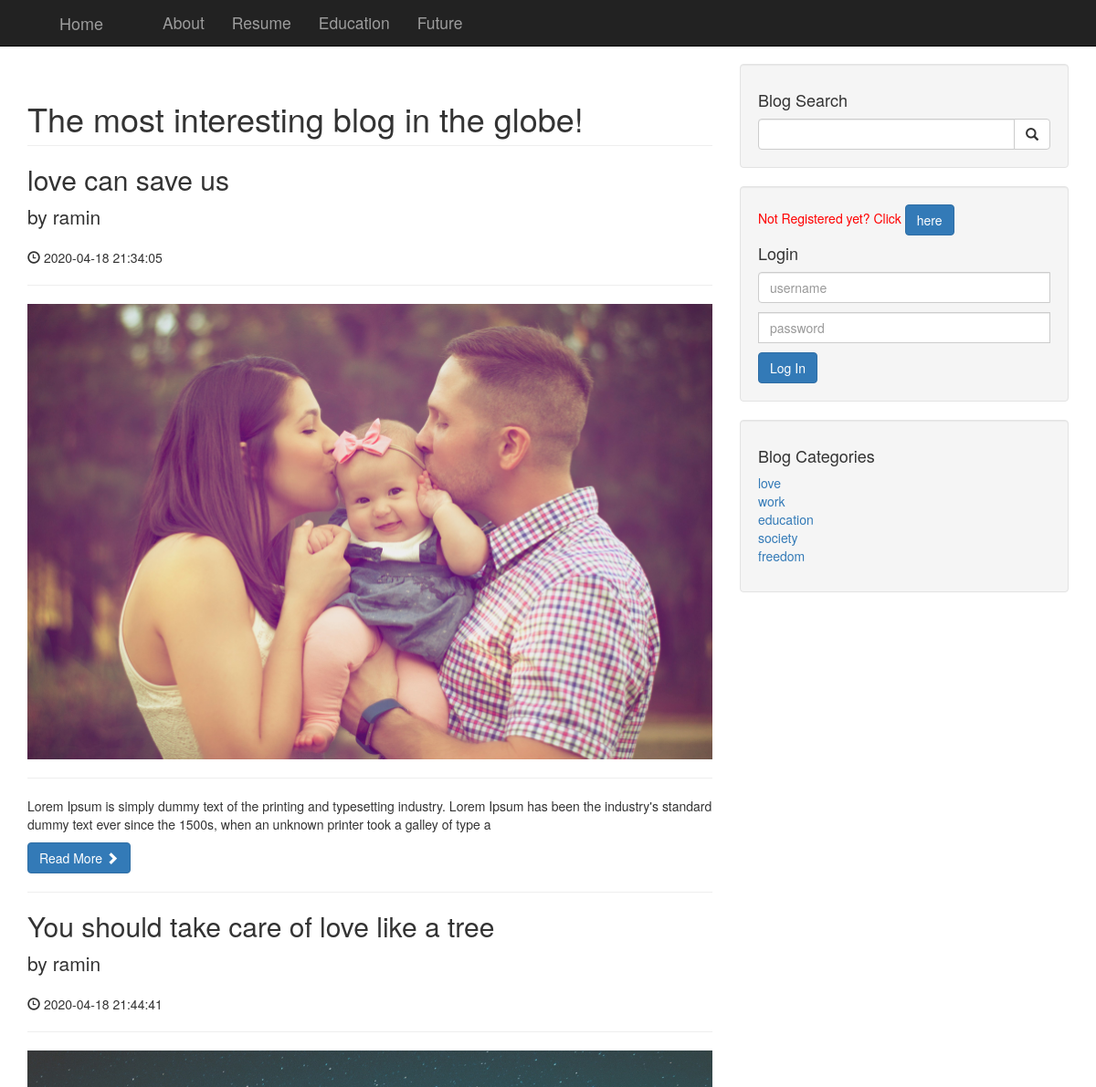
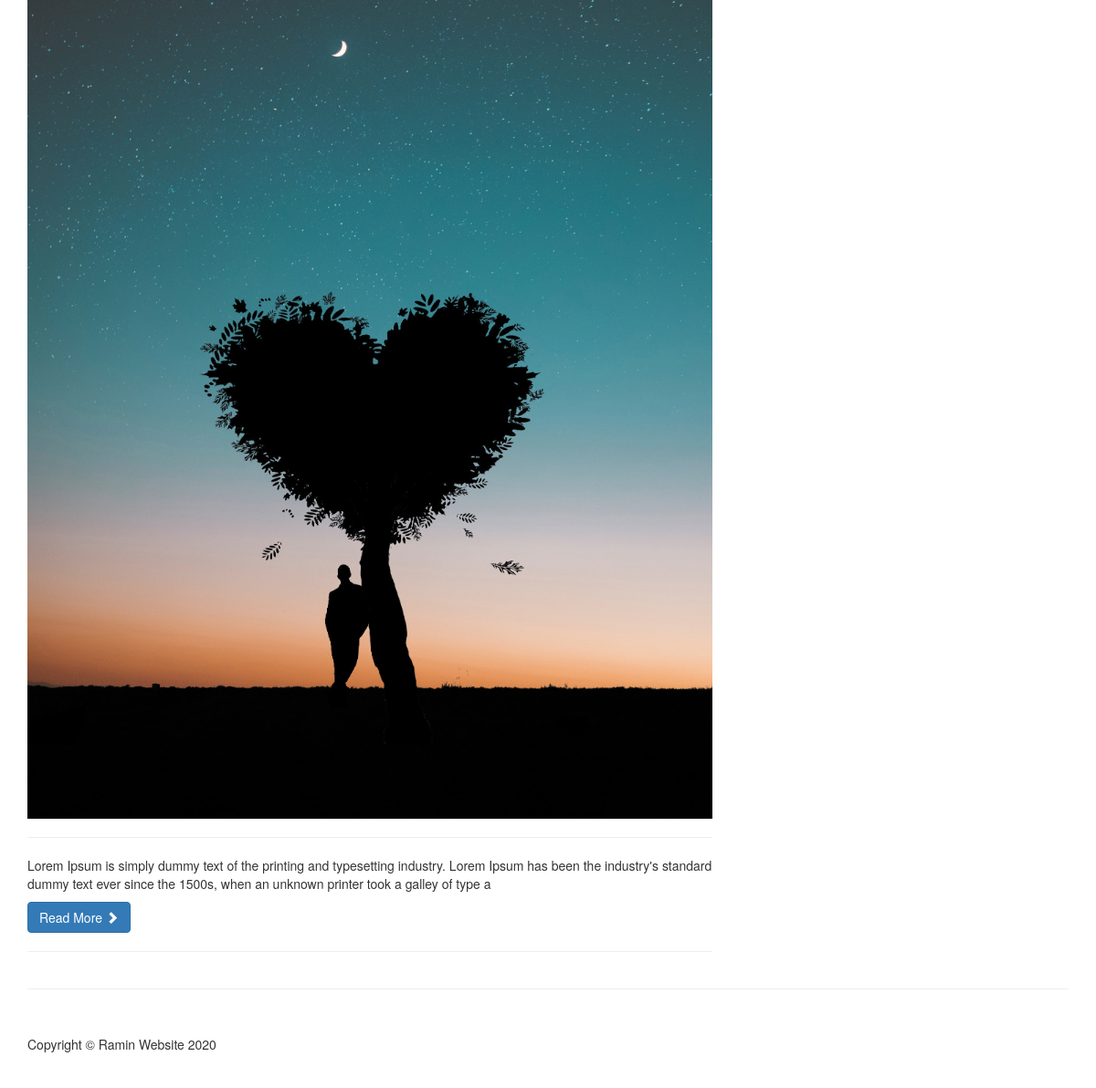
Screenshot of /category.php?cat_id=1 with the database file from the repository (2 pictures, top to bottom).
### tables this page shows
CREATE TABLE `posts` (
  `post_id` int(5) NOT NULL,
  `post_cat_id` int(5) NOT NULL,
  `post_title` char(255) NOT NULL,
  `post_author` char(255) NOT NULL,
  `post_date` datetime NOT NULL DEFAULT current_timestamp(),
  `post_picture` char(255) NOT NULL,
  `post_content` text NOT NULL,
  `post_tags` text NOT NULL,
  `post_comment_count` int(5) NOT NULL DEFAULT 0,
  `post_status` char(255) NOT NULL DEFAULT 'draft'
);

CREATE TABLE `categories` (
  `cat_id` int(5) NOT NULL,
  `cat_name` char(255) NOT NULL
);

### category.php (the view)
<?php include 'includes/header.php'; ?>
<?php include 'includes/navigation.php'; ?>
<div class="container">
    <div class="row">
        <div class="col-md-8">
            <h1 class="page-header">
                The most interesting blog in the globe!
            </h1>
            <?php
            $cat_id = (int)$_GET['cat_id'];
            $query = "SELECT * FROM posts WHERE post_status='published' AND post_cat_id=$cat_id";
            $result = mysqli_query($connection, $query) or die(mysqli_error($connection));
            while($row = mysqli_fetch_assoc($result)){
                $post_id = $row['post_id'];
                $post_title = $row['post_title'];
                $post_author = $row['post_author'];
                $post_date = $row['post_date'];
                $post_picture = $row['post_picture'];
                $post_content = substr($row['post_content'], 0, 200);
                ?>
                <h2>
                    <?php echo $post_title ?>
                </h2>
                <p class="lead">
                    by <?php echo $post_author ?>
                </p>
                <p><span class="glyphicon glyphicon-time"></span> <?php echo $post_date ?></p>
                <hr>
                <img class="img-responsive" src="img/<?php echo $post_picture ?>" alt="">
                <hr>
                <p><?php echo $post_content ?></p>
                <a class="btn btn-primary" href="post.php?post_id=<?php echo $post_id; ?>">
                    Read More <span class="glyphicon glyphicon-chevron-right"></span>
                </a>
                <hr>
            <?php } ?>
        </div>
        <?php include 'includes/sidbar.php'; ?>
    </div>
    <?php include 'includes/footer.php'; ?>

### includes/sidbar.php (shortened to what this page needs)
<div class="col-md-4">
    <div class="well">
        <h4>Blog Search</h4>
        <form action="search.php" method="post">
            <div class="input-group">
                <input type="text" class="form-control" name="search">
                <span class="input-group-btn">
                <button class="btn btn-default" type="submit" name="searchBtn">
                    <span class="glyphicon glyphicon-search"></span>
                </button>
            </span>
            </div>
        </form>
    </div>
        <?php
            if(!isset($_SESSION['username'])){ ?>
                <div class="well">
                    <p style="color: red;">Not Registered yet? Click <a href="registration.php" class="btn btn-primary">here</a></p>
                    <h4>Login</h4>
                    <form action="includes/login.php" method="post">
                        <div class="input-group">
                            <input type="text" class="form-control" name="username"
                                   placeholder="username" required>
                            <input type="password" class="form-control" name="password"
                                   style="margin-top: 10px;" placeholder="password" required>
                            <input type="submit" name="login" value="Log In" class="btn btn-primary" style="margin-top: 10px;">
                        </div>
                    </form>
                </div>
            <?php }
                elseif(isset($_SESSION['username'])){ ?>
                    <form action="includes/login.php" method="post">
                        <input type="submit" name="logout" value="Log Out" class="btn btn-danger" style="margin-bottom: 10px;">
                    </form>
                <?php }
            ?>
    <div class="well">
        <h4>Blog Categories</h4>
        <div class="row">
            <div class="col-lg-12">
                <ul class="list-unstyled">
                    <?php
                    $query = "SELECT * FROM categories";
                    $result = mysqli_query($connection, $query) or die(mysqli_error($connection));
                    while($row = mysqli_fetch_assoc($result)){
                        $cat_id = $row['cat_id'];
                        $cat_name = $row['cat_name']; ?>
                        <li><a href='category.php?cat_id=<?php echo $cat_id; ?>'><?php echo "$cat_name"; ?></a></li>
                    <?php }
                    ?>
                </ul>
            </div>
        </div>
    </div>
</div>

### css/blog-home.css (style rules this page uses)
body { padding-top: 70px; }

### rows the page displays
posts: post_title "love can save us", post_author "ramin", post_date "2020-04-18 21:34:05", post_picture (picture), post_content "Lorem Ipsum is simply dummy text of the printing and typesetting industry. Lorem Ipsum has been the industry's standard dummy text ever since the 1500s, when an unknown printer took a galley of type a"
posts: post_title "You should take care of love like a tree", post_author "ramin", post_date "2020-04-18 21:44:41", post_picture (picture), post_content "Lorem Ipsum is simply dummy text of the printing and typesetting industry. Lorem Ipsum has been the industry's standard dummy text ever since the 1500s, when an unknown printer took a galley of type a"
categories: cat_name "love"
categories: cat_name "work"
categories: cat_name "education"
categories: cat_name "society"
categories: cat_name "freedom"
